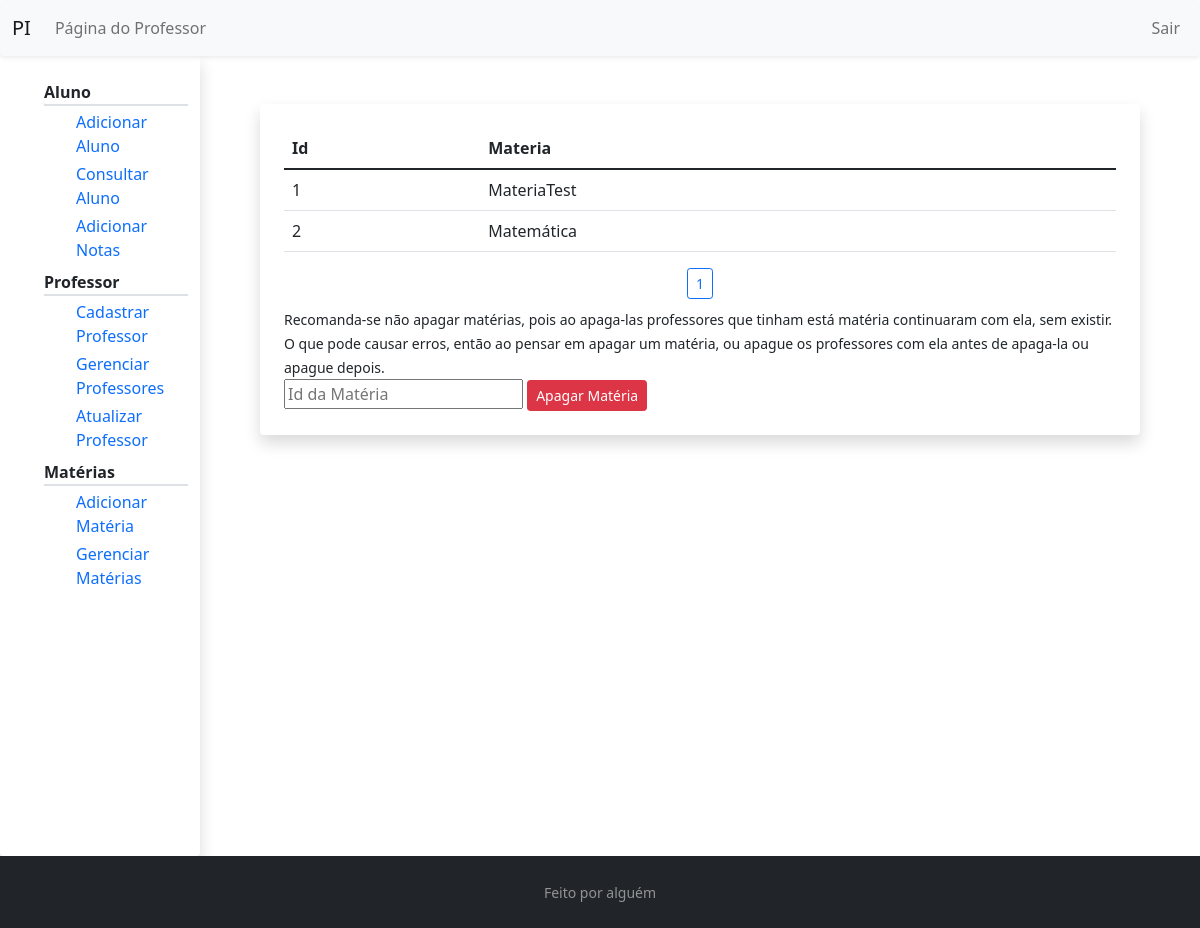
Before: /gerenciar/materia/ (signed in) with the older database file.
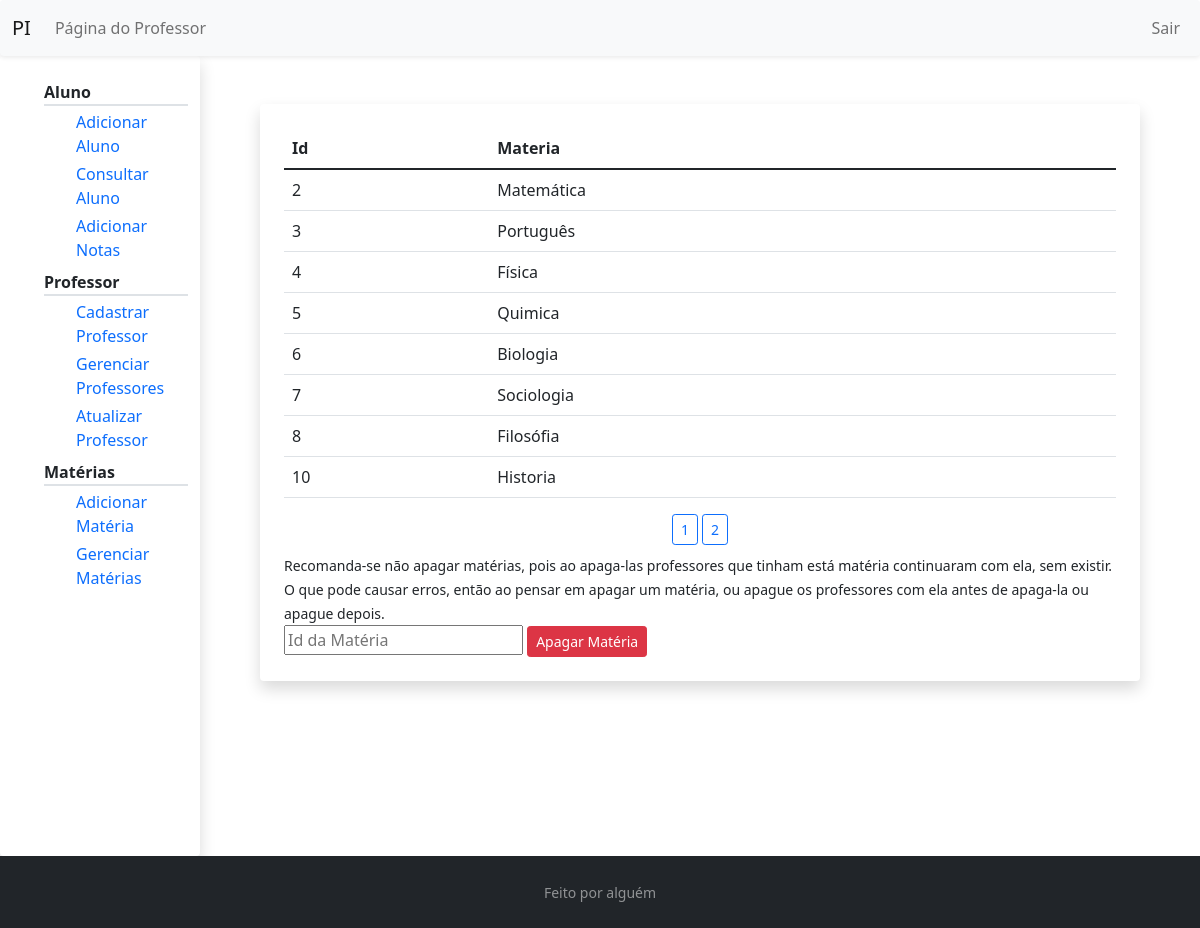
After: the same page with the newer database file.
### pi/models.py (models this page shows, shortened)
class Materia(db.Model):
    id = db.Column(db.Integer, primary_key=True)
    nome = db.Column(db.String(100), nullable=False)

### pi/routes.py (the view, shortened to what this page needs)
@app.route("/gerenciar/materia/", methods=["GET", "POST"])
@login_required
def gerenciar_materia():
    page = request.args.get('page', 1, type=int)
    materias = Materia.query.paginate(per_page=8)
    return render_template('gerenciar.html',
                            titulo='Gerenciar Materia',
                            user='materia',
                            lista_materias=materias)

### pi/models.py (called while the page is built)
@login_manager.user_loader
def load_user(professor_id):
    return Professor.query.get(int(professor_id))

### pi/templates/gerenciar.html
{% extends "professor_layout.html" %}
{% block prof %}
    <div class="shadow p-4 mb-5 bg-white rounded m-5">
        <table class="table ">
            <thead class="border-bottom border-dark" >
                <tr>
                    <th scope="col"> Id</th>
                    <th scope="col"> Materia </th>
                </tr>
            </thead>
            <tbody>
                {% for materia in lista_materias.items %}
                    <tr>
                        <td> {{ materia.id }} </td>
                        <td> {{ materia.nome }} </td>
                    </tr>
                {% endfor %}
            </tbody>
        </table>
        <div class="text-center">
            {%  for numero_pagina in lista_materias.iter_pages() %}
                {% if numero_pagina %}
                    <a class="btn btn-outline-primary btn-sm" href=" {{ url_for('gerenciar_materia', page=numero_pagina) }} "> {{ numero_pagina }} </a>
                {% else %}
                    ...
                {% endif %}
            {% endfor %}
        </div>
        <div class="mt-2">
            <small>
                Recomanda-se não apagar matérias, pois ao apaga-las professores que tinham está matéria continuaram com ela, sem existir. O que pode causar erros, então ao pensar em apagar um matéria, ou apague os professores com ela antes de apaga-la ou apague depois.
            </small>
            <form action="{{ url_for('gerenciar_materia') }}" method="POST">
                <input type="text" placeholder="Id da Matéria" name="text">
                <input class="btn btn-danger btn-sm" type="submit" value="Apagar Matéria">
            </form>
        </div>
    </div>
{% endblock prof %}

### pi/templates/professor_layout.html (shortened to what this page needs)
{% extends "layout.html"%}
{% block conteudo %}
    <div class="container-fluid">
        <div class="row">
            <div class="col-2 shadow pt-4 rounded" style="height:100vh;">
                <ul class="text-start">
                    <li class="border-bottom border-2 fw-bold "> Aluno </li>
                    <ul>
                        <li class="mt-1"> <a href=""> Adicionar Aluno </a> </li>
                        <li class="mt-1"> <a href=""> Consultar Aluno </a> </li>
                        <li class="mt-1"> <a href=""> Adicionar Notas </a> </li>
                    </ul>
                    <li class="mt-2 border-bottom border-2 fw-bold"> Professor </li>
                    <ul>
                        <li class="mt-1"> <a href=" {{ url_for('registrar') }} "> Cadastrar Professor </a></li>
                        <li class="mt-1"> <a href=""> Gerenciar Professores </a> </li>
                        <li class="mt-1"> <a href=""> Atualizar Professor </a> </li>
                    </ul>
                    <li class="mt-2 border-bottom border-2 fw-bold"> Matérias </li>
                    <ul>
                        <li class="mt-1"> <a href=" {{ url_for('registrar_materia') }} "> Adicionar Matéria </a> </li>
                        <li class="mt-1"> <a href=" {{ url_for('gerenciar_materia') }} "> Gerenciar Matérias </a> </li>
                    </ul>
                </ul>
            </div>
            <div class="col">
                {% block prof%}
                {% endblock prof%}
            </div>
          </div>
    </div>
{% endblock conteudo %}

### pi/templates/layout.html (shortened to what this page needs)
<!DOCTYPE html>
<html lang="pt-br">
    <head>
        <link href="https://cdn.jsdelivr.net/npm/bootstrap@5.1.1/dist/css/bootstrap.min.css" rel="stylesheet">
        <link rel="stylesheet" type="text/css" href="{{ url_for('static', filename='main.css')}}">
    </head>
    <body class="d-flex flex-column min-vh-100">
        {% if user %}
            <header>
                <nav class="navbar navbar-expand-lg navbar-light bg-light rounded shadow-sm">
                    <div class="container-fluid">
                        <a class="navbar-brand" href="{{url_for('home')}}">PI</a>
                        <div class="navbar-collapse collapse" id="navbarSupportedContent">
                            {% if current_user.is_authenticated %}
                                <div class="navbar-nav mr-auto">
                                    <a class="nav-item nav-link" href=" {{ url_for('professor') }} "> Página do Professor </a>
                                </div>
                                <div class="navbar-nav ms-auto">
                                    <a class="nav-item nav-link" href=" {{ url_for('logout') }}"> Sair </a>
                                </div>
                            {% endif %}
                        </div>
                    </div>
                </nav>
            </header>
        {% endif %}
        <main>
            {% block conteudo %}
            {% endblock conteudo %}
        </main>
        <footer class="flex-shrink-0 py-4 bg-dark text-white-50 mt-auto">
            <div class="container text-center">
              <small>Feito por alguém</small>
            </div>
          </footer>
    </body>
</html>

### pi/static/main.css (style rules this page uses)
html, body { height: 100vh; }
ul { list-style-type: none; }
a { text-decoration: none; }

Changed rows visible on the page:
removed Materia: id "1", nome "MateriaTest"
added Materia: id "3", nome "Português"
added Materia: id "4", nome "Física"
added Materia: id "5", nome "Quimica"
added Materia: id "6", nome "Biologia"
added Materia: id "7", nome "Sociologia"
added Materia: id "8", nome "Filosófia"
added Materia: id "10", nome "Historia"
Other visible differences:
new list line: "2"
